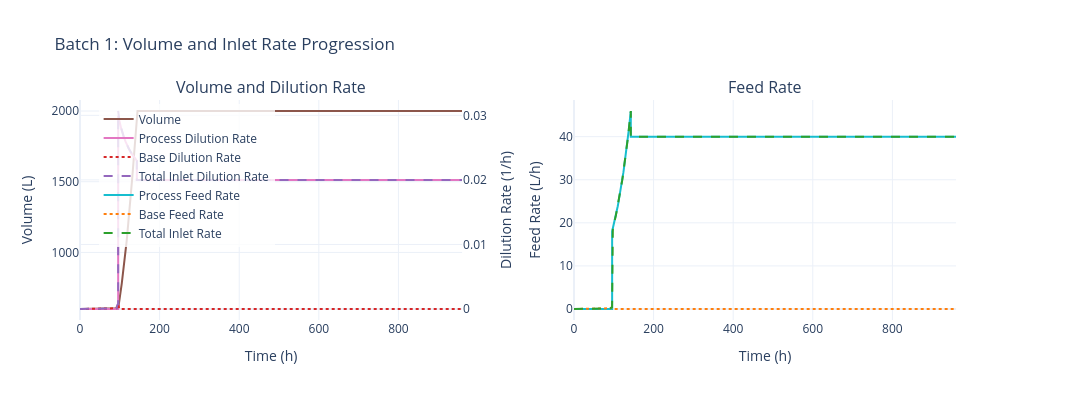

The notebook cell saved with this chart:
### Code cell
# Multi-batch profile overlay — includes amino acids profile (fig index 5)
fig_dict = sim.data.plot_all(1, 1)

# Show profile
fig_dict["batch_volume_feed"].show()

### Figure 1 — Plotly figure (JSON) as saved in the notebook; plotly's stock layout.template omitted (floating-point values rounded to 4 significant figures; data arrays with more than 128 entries replaced by an {"elided": "..."} marker saying what was removed)
{"data": [{"hovertemplate": "Time: %{x:.1f} h<br>Volume: %{y:.2f} L<extra></extra>", "line": {"color": "#8c564b", "width": 2}, "mode": "lines", "name": "Volume", "type": "scatter", "x": {"elided": "1063 float values"}, "xaxis": "x", "y": {"elided": "1063 float values"}, "yaxis": "y"}, {"hovertemplate": "Time: %{x:.1f} h<br>D_process: %{y:.4f} 1/h<extra></extra>", "line": {"color": "#e377c2", "width": 2}, "mode": "lines", "name": "Process Dilution Rate", "type": "scatter", "x": {"elided": "1063 float values"}, "xaxis": "x", "y": {"elided": "1063 float values"}, "yaxis": "y2"}, {"hovertemplate": "Time: %{x:.1f} h<br>D_base: %{y:.4f} 1/h<extra></extra>", "line": {"color": "#d62728", "dash": "dot", "width": 2}, "mode": "lines", "name": "Base Dilution Rate", "type": "scatter", "x": {"elided": "1063 float values"}, "xaxis": "x", "y": {"elided": "1063 float values"}, "yaxis": "y2"}, {"hovertemplate": "Time: %{x:.1f} h<br>D_total: %{y:.4f} 1/h<extra></extra>", "line": {"color": "#9467bd", "dash": "dash", "width": 2}, "mode": "lines", "name": "Total Inlet Dilution Rate", "type": "scatter", "x": {"elided": "1063 float values"}, "xaxis": "x", "y": {"elided": "1063 float values"}, "yaxis": "y2"}, {"hovertemplate": "Time: %{x:.1f} h<br>F_process: %{y:.4f} L/h<extra></extra>", "line": {"color": "#17becf", "width": 2}, "mode": "lines", "name": "Process Feed Rate", "type": "scatter", "x": {"elided": "1063 float values"}, "xaxis": "x2", "y": {"elided": "1063 float values"}, "yaxis": "y3"}, {"hovertemplate": "Time: %{x:.1f} h<br>F_base: %{y:.4f} L/h<extra></extra>", "line": {"color": "#ff7f0e", "dash": "dot", "width": 2}, "mode": "lines", "name": "Base Feed Rate", "type": "scatter", "x": {"elided": "1063 float values"}, "xaxis": "x2", "y": {"elided": "1063 float values"}, "yaxis": "y3"}, {"hovertemplate": "Time: %{x:.1f} h<br>F_total: %{y:.4f} L/h<extra></extra>", "line": {"color": "#2ca02c", "dash": "dash", "width": 2}, "mode": "lines", "name": "Total Inlet Rate", "type": "scatter", "x": {"elided": "1063 float values"}, "xaxis": "x2", "y": {"elided": "1063 float values"}, "yaxis": "y3"}], "layout": {"annotations": [{"font": {"size": 16}, "showarrow": false, "text": "Volume and Dilution Rate", "x": 0.205, "xanchor": "center", "xref": "paper", "y": 1, "yanchor": "bottom", "yref": "paper"}, {"font": {"size": 16}, "showarrow": false, "text": "Feed Rate", "x": 0.735, "xanchor": "center", "xref": "paper", "y": 1, "yanchor": "bottom", "yref": "paper"}], "font": {"size": 12}, "height": 400, "legend": {"bgcolor": "rgba(255,255,255,0.8)", "x": 0.02, "y": 0.98}, "showlegend": true, "title": {"text": "Batch 1: Volume and Inlet Rate Progression"}, "width": 1400, "xaxis": {"anchor": "y", "domain": [0, 0.41], "title": {"text": "Time (h)"}}, "xaxis2": {"anchor": "y3", "domain": [0.53, 0.94], "title": {"text": "Time (h)"}}, "yaxis": {"anchor": "x", "domain": [0, 1], "title": {"text": "Volume (L)"}}, "yaxis2": {"anchor": "x", "overlaying": "y", "side": "right", "title": {"text": "Dilution Rate (1/h)"}}, "yaxis3": {"anchor": "x2", "domain": [0, 1], "title": {"text": "Feed Rate (L/h)"}}}}
